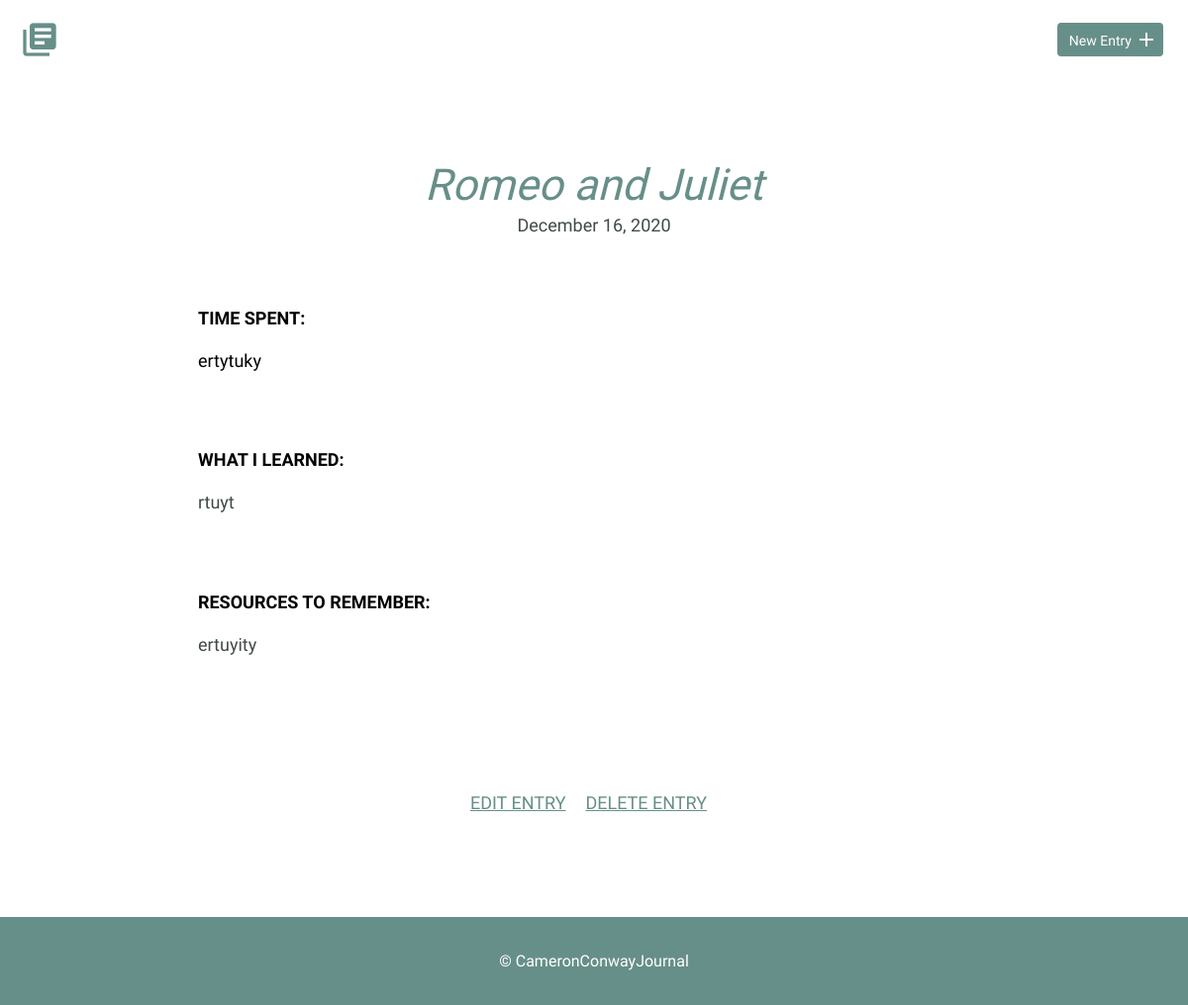
Page /detail.php?id=5 on the earlier database version.
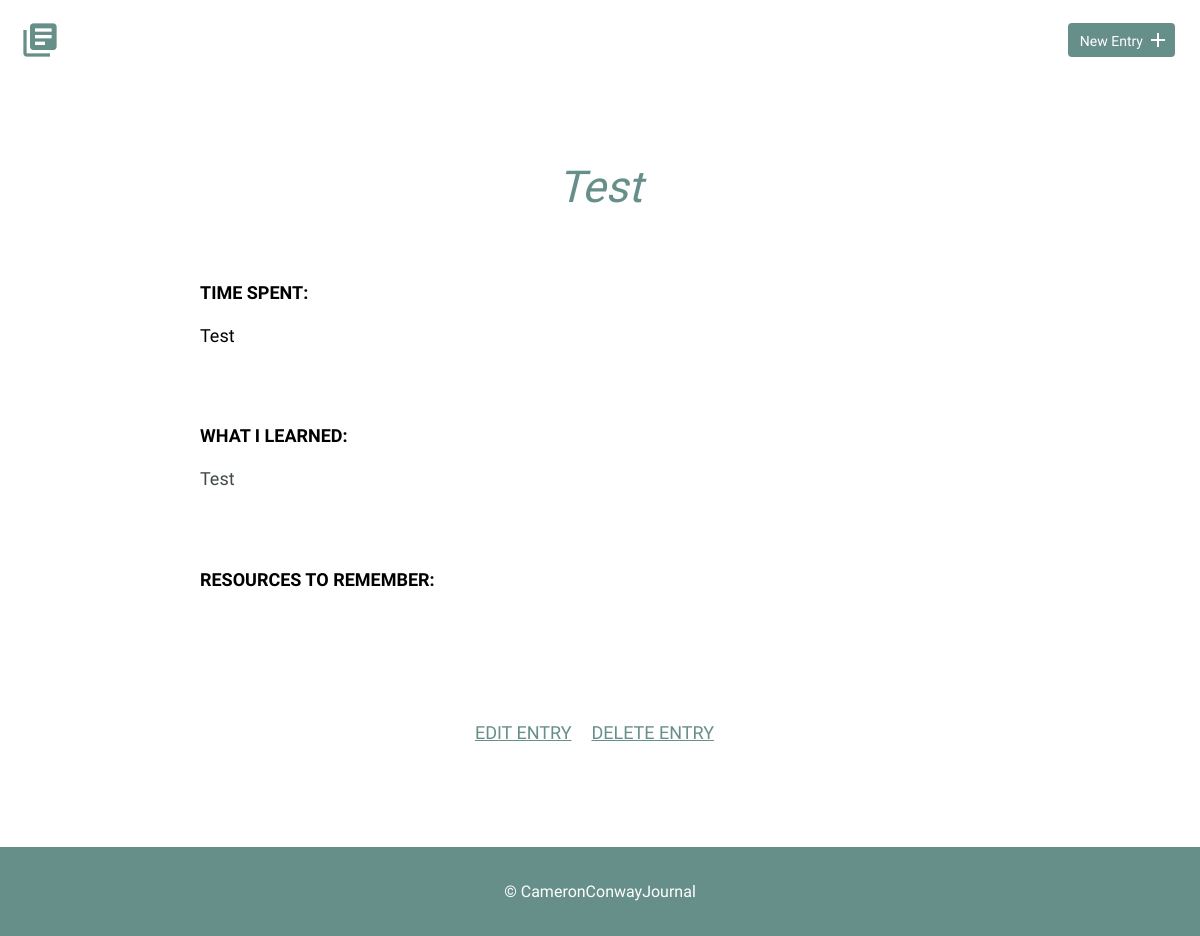
Same page on the later database version.
### tables this page shows
CREATE TABLE "entries" (
	`id`	INTEGER,
	`title`	TEXT,
	`date`	TEXT,
	`time_spent`	INTEGER,
	`learned`	BLOB,
	`resources`	BLOB,
	PRIMARY KEY(`id`)
);

### inc/functions.php (called while the page is built, shortened)
<?php
function get_one_entry($id) {
    include "connection.php";
    $sql = 'SELECT title, date, time_spent, learned, resources FROM entries WHERE id = ?';
    try {
        $results = $db->prepare($sql);
        $results->bindValue(1, $id, PDO::PARAM_INT);
        $results->execute();
    } catch (Exception $e) {
        echo "Error Message - " . $e->getMessage() . "</br>";
        return false;
    }
    $entry = $results->fetch(PDO::FETCH_ASSOC);
    return $entry;
}

### detail.php (the view, shortened to what this page needs)
<?php
    include "inc/functions.php";
    if(isset($_GET["id"])) {
        $id = filter_input(INPUT_GET,"id",FILTER_SANITIZE_NUMBER_INT);
        $entry = get_one_entry($id);
        $formattedDate = date('F j, Y', strtotime($entry['date']));
    }
    include "inc/header.php";?>
        <section>
            <div class="container">
                <div class="entry-list single">
                    <article>
                        <h1><?php echo $entry['title'] ?></h1>
                        <?php
                        if(!empty($entry['date'])) {
                        ?>
                            <time datetime="<?php echo $entry['date'] ?>"><?php echo $formattedDate ?></time>
                        <?php
                        }
                        ?>
                        <div class="entry">
                            <h3>Time Spent: </h3>
                            <p class="detail-time"><?php echo $entry['time_spent'] ?></p>
                        </div>
                        <div class="entry">
                            <h3>What I Learned:</h3>
                            <p><?php echo $entry['learned'] ?></p>
                        </div>
                        <div class="entry">
                            <h3>Resources to Remember:</h3>
                            <p><?php echo $entry['resources'] ?></p>
                        </div>
                    </article>
                </div>
            </div>
            <div class="edit">
                <div class="edit-button">
                    <p><a href="edit.php?id=<?php echo $id ?>">Edit Entry</a></p>
                </div>
                <form method="post">
                    <input class="delete-button" type="submit" value="Delete Entry">
                </form>
            </div>
        </section>
    <?php include "inc/footer.php"; ?>

### inc/header.php (shortened to what this page needs)
<!DOCTYPE html>
<html>
    <head>
        <link rel="stylesheet" href="css/normalize.css">
        <link rel="stylesheet" href="css/site.css">
    </head>
    <body>
        <header>
            <div class="container">
                <div class="site-header">
                    <a class="logo" href="index.php"><i class="material-icons">library_books</i></a>
                    <a class="button icon-right" href="new.php"><span>New Entry</span> <i class="material-icons">add</i></a>
                </div>
            </div>
        </header>

### inc/footer.php
        <footer>
            <div>
                &copy; CameronConwayJournal
            </div>
        </footer>
    </body>
</html>

### css/site.css (style rules this page uses)
body { font-size: 16px; color: #404a49; font-family: 'Cousine', serif; font-weight: 400; }
.container { margin: 0 auto; padding: 0 25px; }
header .site-header { margin: 0 auto; height: 95px; }
header .logo i { color: #678f89; margin: 20px 0 0 -5px; float: left; font-size: 40px; }
header .button { float: right; margin: 33px 0 0 0; }
footer { text-align: center; padding: 35px 0; background-color: #678f89; color: white; }
.button { padding: 8px 10px 6px 10px; background: #678f89; border: 2px solid #678f89; border-radius: 4px; text-decoration: none; color: #FFF; position: relative; text-align: center; font-size: 14px; }
.button.icon-right { padding-right: 30px; top: -10px; }
.button.icon-right i { position: absolute; top: 3px; right: 3px; }
h1, h2, h3 { margin: 0; font-weight: 400; line-height: 1em; color: #000; }
h1 { font-size: 44px; margin-bottom: 12px; }
h3 { font-size: 18px; font-family: 'Work Sans', serif; font-weight: 600; text-transform: uppercase; }
p { line-height: 1.8em; font-size: 18px; }
p a { border-bottom: 2px solid #678f89; padding: 0; color: #678f89; text-decoration: none; }
.entry-list, .edit-entry, .new-entry { max-width: 800px; margin: 0 auto; padding: 70px 0 150px 0; }
.entry-list article { margin-bottom: 70px; text-align: center; }
.entry-list article:last-child { margin-bottom: 0; }
.entry-list article h1 { margin-bottom: 8px; color: #678f89; font-style: italic; }
.entry-list .detail-time { color: black; }
.entry-list.single { padding-bottom: 70px; }
.entry { max-width: 800px; margin: 75px auto 0 auto; text-align: left; }
.entry p { margin-bottom: 40px; }
.edit { padding-bottom: 80px; text-align: center; margin: 0 auto; }
.edit .edit-button { display:inline-block; margin-right:10px; }
.edit form { display:inline-block; }
.edit a { font-weight: 400; text-transform: uppercase; font-size: 18px; border: none; text-decoration: underline; }
.edit .delete-button { border: none; background-color: white; font-weight: 400; text-transform: uppercase; font-size: 18px; color: #678f89; text-decoration: underline; }
input[type=submit] { margin-right: 5px; }
.entry-list.single time { font-size: 18px; }

Differences in the rows shown:
changed entries: title "Romeo and Juliet" → "Test"; time_spent "ertytuky" → "Test"; learned "rtuyt" → "Test"; date "December 16, 2020" → (not shown); resources "ertuyity" → (not shown)
